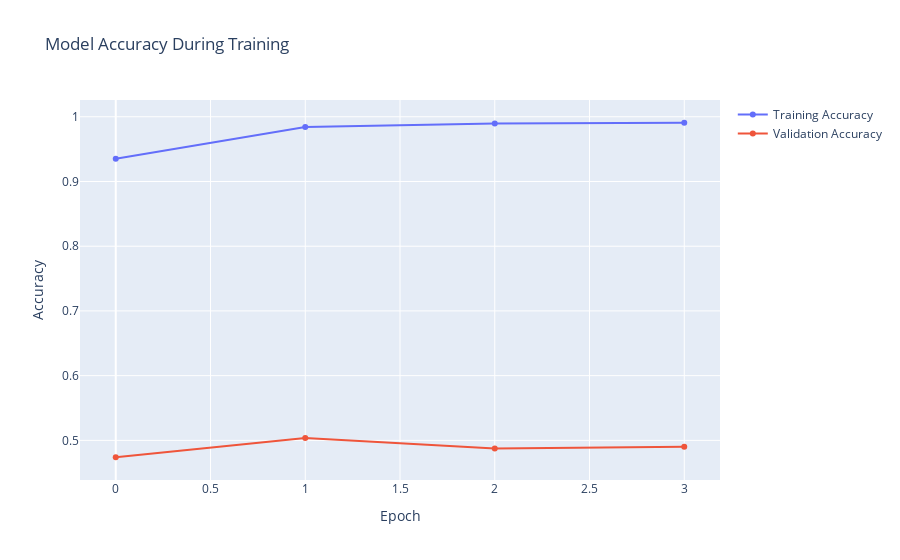

This figure's notebook cell:
### Code cell
figure = go.Figure()

figure.add_scatter(y=history.history["binary_accuracy"], name="Training Accuracy")
figure.add_scatter(y=history.history["val_binary_accuracy"], name="Validation Accuracy")

figure.update_layout(dict1={
    "title": "Model Accuracy During Training",
    "xaxis_title": "Epoch",
    "yaxis_title": "Accuracy"
}, overwrite=True)

figure.show()

### Figure 1 — Plotly figure (JSON) as saved in the notebook; plotly's stock layout.template omitted (floating-point values rounded to 4 significant figures)
{"data": [{"name": "Training Accuracy", "type": "scatter", "y": [0.9352, 0.9844, 0.9895, 0.9908]}, {"name": "Validation Accuracy", "type": "scatter", "y": [0.4739, 0.5036, 0.4873, 0.49]}], "layout": {"title": {"text": "Model Accuracy During Training"}, "xaxis": {"title": {"text": "Epoch"}}, "yaxis": {"title": {"text": "Accuracy"}}}}
